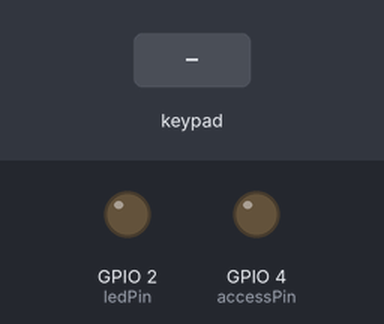
Simulated run of this sketch. Board: ESP32. Parts: output pins drawn as LEDs (lit = HIGH). Dashed ring = blinking. The inputs (shaded band) are chosen by the test bench. WiFi joins after 1.5 s; servers stay silent unless stated; the Firebase database answers and starts empty; what the sketch prints to the serial monitor is not drawn.

Above: at 2.7 s.
2.8 s: keypad keys 1 2 3 4 5 6 7 8 # pressed 0.4 s apart
At 6.1 s:
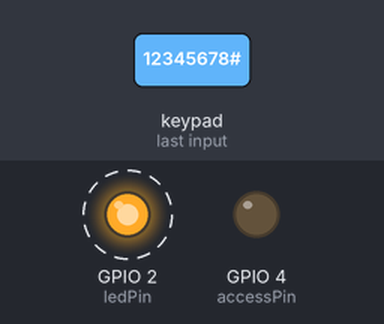
8.5 s: key '#' pressed
At 8.58 s:
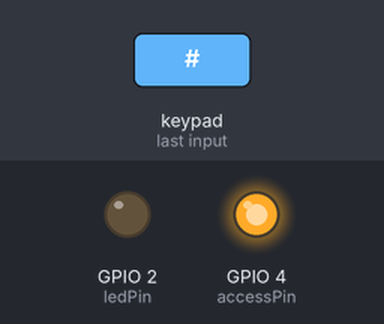
Timing chart, 0 to 11.5 s (numbered marks = the images above; inputs shaded):
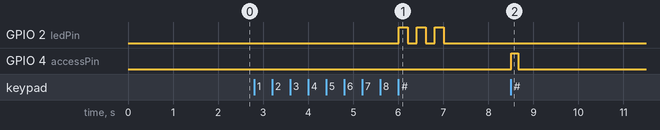

Measured:
- after the input at 2.8 s, GPIO 2 (ledPin): alternates HIGH for 0.20 s and LOW for 0.20 s, 6 changes in all, then stays LOW, starting after 3.2 s
- after the input at 8.5 s, GPIO 4 (accessPin): LOW → HIGH at once, → LOW 0.15 s later

The sketch:

ESP32_SmartKey.ino
```cpp
#include <Keypad.h>
#include <Wire.h>
#include <RTClib.h>
#include <WiFi.h>
#include <Firebase_ESP_Client.h>

#define WIFI_SSID "JotaPe"
#define WIFI_PASSWORD "senha123"

/* Define the API Key */
#define API_KEY "AIzaSyCKS7ouEvn4bP0Bxalemw0GuHK6yWLbQhs"

/* Define the RTDB URL */
#define DATABASE_URL "https://onlinelab-dfd7c-default-rtdb.firebaseio.com/"

/* Define the user Email and password that already registered or added in your project */
#define USER_EMAIL "jppelioterio@gmail.com"
#define USER_PASSWORD "12345678"

// Define Firebase Data object
FirebaseData fbdo;
FirebaseAuth auth;
FirebaseConfig config;

unsigned long sendDataPrevMillis = 0;
unsigned long accessStartTime = 0;

const int ledPin = 2;
const int accessPin = 4;

RTC_DS3231 rtc;

const uint8_t ROWS = 4;
const uint8_t COLS = 4;

char keys[ROWS][COLS] = {
  { '1', '2', '3', 'A' },
  { '4', '5', '6', 'B' },
  { '7', '8', '9', 'C' },
  { '*', '0', '#', 'D' }
};

uint8_t colPins[COLS] = { 26, 25, 33, 32 };
uint8_t rowPins[ROWS] = { 13, 12, 14, 27 };

Keypad keypad = Keypad(makeKeymap(keys), rowPins, colPins, ROWS, COLS);

String inputPassword = "";
String correctPassword = "";
int timeSet = 0;
bool accessGranted = false;

void setup() {
  Serial.begin(9600);
  Wire.begin();

  if (!rtc.begin()) {
    Serial.println("Couldn't find RTC");
    while (1);
  }

  rtc.adjust(DateTime(__DATE__, __TIME__));

  pinMode(ledPin, OUTPUT);
  pinMode(accessPin, OUTPUT);
  digitalWrite(ledPin, LOW);
  digitalWrite(accessPin, LOW);

  WiFi.begin(WIFI_SSID, WIFI_PASSWORD);

  Serial.print("Connecting to Wi-Fi");
  while (WiFi.status() != WL_CONNECTED) {
    Serial.print(".");
    delay(300);
  }
  Serial.println();
  Serial.print("Connected with IP: ");
  Serial.println(WiFi.localIP());
  Serial.println();

  config.api_key = API_KEY;
  auth.user.email = USER_EMAIL;
  auth.user.password = USER_PASSWORD;
  config.database_url = DATABASE_URL;

  Firebase.reconnectNetwork(true);

  fbdo.setBSSLBufferSize(4096, 1024);
  fbdo.setResponseSize(2048);

  Firebase.begin(&config, &auth);
  Firebase.setDoubleDigits(5);

  config.timeout.serverResponse = 10 * 1000;
}

void loop() {
  if (Firebase.ready()) {
    if (millis() - sendDataPrevMillis > 1000 || sendDataPrevMillis == 0) {
      sendDataPrevMillis = millis();

      if (Firebase.RTDB.getString(&fbdo, "/Acesso/senha", &correctPassword)) {
        Serial.println("Password fetched from Firebase");
      } else {
        Serial.println(fbdo.errorReason().c_str());
      }

      if (Firebase.RTDB.getInt(&fbdo, "/Acesso/time_set", &timeSet)) {
        Serial.println("Time set fetched from Firebase");
      } else {
        Serial.println(fbdo.errorReason().c_str());
      }
    }

    if (accessGranted && (millis() - accessStartTime >= timeSet * 60000)) {
      accessGranted = false;
      digitalWrite(accessPin, LOW);
      Firebase.RTDB.setBool(&fbdo, "/Acesso/status", false);
    }
  }

  char key = keypad.getKey();
  if (key) {
    if (key == '#') {
      if (inputPassword == correctPassword) {
        digitalWrite(accessPin, HIGH);
        Firebase.RTDB.setBool(&fbdo, "/Acesso/status", true);
        accessGranted = true;
        accessStartTime = millis();
      } else {
        for (int i = 0; i < 3; i++) {
          digitalWrite(ledPin, HIGH);
          delay(200);
          digitalWrite(ledPin, LOW);
          delay(200);
        }
      }
      inputPassword = "";
    } else if (key == '*') {
      inputPassword = "";
    } else {
      inputPassword += key;
    }
  }
}

void printTwoDigits(int number) {
  if (number < 10) {
    Serial.print("0");
  }
  Serial.print(number);
}
```
